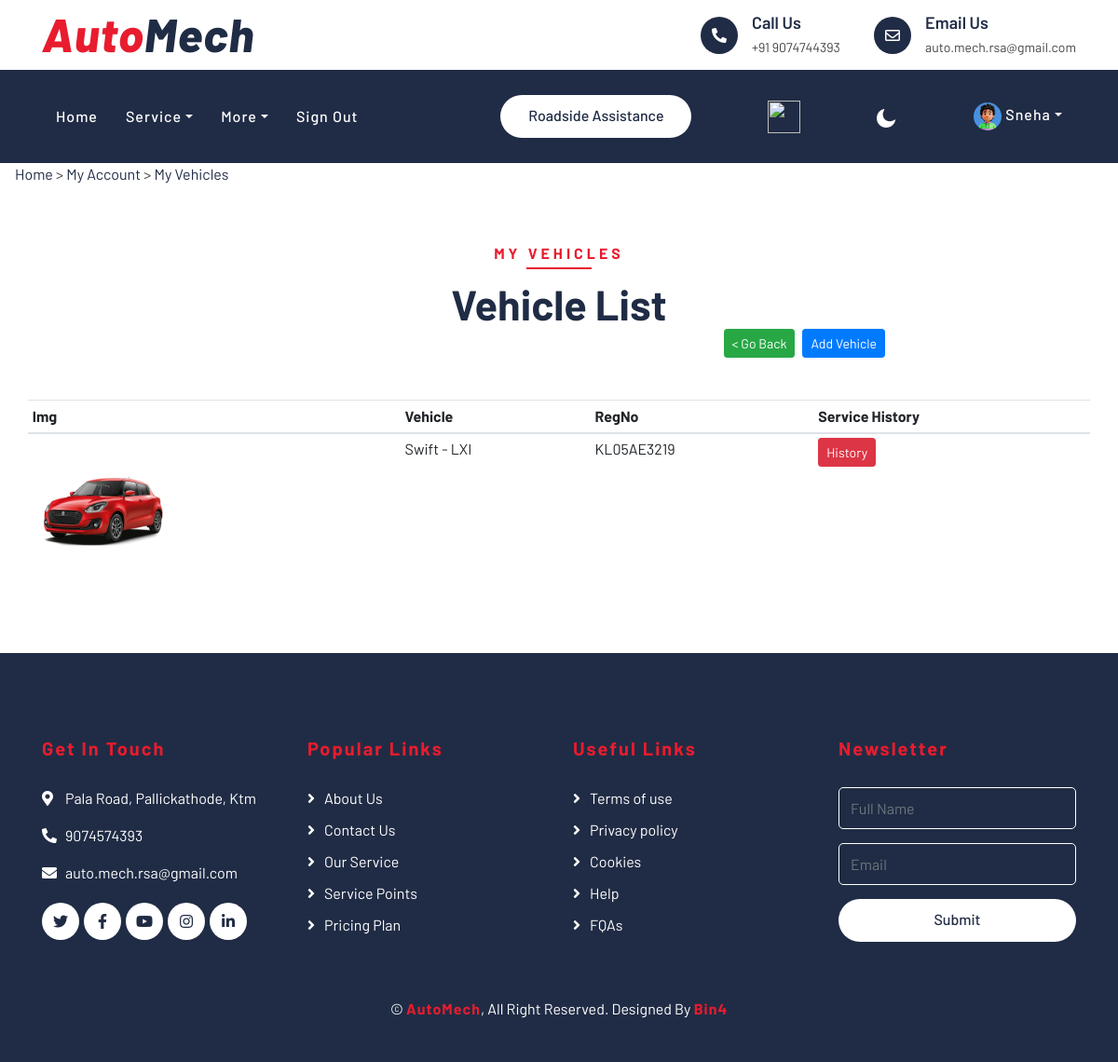
The page /Vehicles (signed in) on the database its author committed.
### client/models.py (models this page shows, shortened)
class User(AbstractUser):
    email=models.EmailField(max_length=100,unique=True)
    USERNAME_FIELD='email'
    REQUIRED_FIELDS=['first_name', 'last_name']
    class Role(models.TextChoices):
        ADMIN="ADMIN",'Admin'
        MECHANIC="MECHANIC",'Mechanic'
        MANAGER="MANAGER",'Manager'
        CLIENT="CLIENT",'Client'
    slug = models.SlugField(unique=True,blank=True)
    base_role = Role.CLIENT
    role = models.CharField(max_length=50, choices=Role.choices)
    objects = CustomUserManager()

class Vehicleinfo(models.Model):
    client = models.ForeignKey(User, on_delete=models.CASCADE)
    model_variant = models.ForeignKey(ModelVariant, on_delete=models.CASCADE)
    vehicle_Regno = models.CharField(max_length=20, unique=True)

class ModelVariant(models.Model):
    model = models.ForeignKey(CarModel, on_delete=models.CASCADE)
    fuel_type = models.ForeignKey(Fueltype, on_delete=models.CASCADE)
    torque = models.CharField(max_length=50)
    bhp = models.CharField(max_length=50)
    engine = models.CharField(max_length=50)
    transmission = models.ForeignKey( transmissionType , on_delete=models.CASCADE)
    tyre_size = models.CharField(max_length=50)
    variant_name = models.CharField(max_length=50)
    variant_slug = models.SlugField(max_length=100, unique=True, blank=True, null=True)
    def __str__(self):
        return f"{self.model.model_name} - {self.variant_name}"
    class Meta:
        unique_together = ('model', 'variant_name',)

class CarModel(models.Model):
    model_name = models.CharField(max_length=100,unique=True)
    make_company = models.ForeignKey(CarMake, on_delete=models.CASCADE)
    model_Image = models.ImageField(upload_to='model_images/',blank=True, null=True)
    model_slug = models.SlugField(max_length=100, unique=True, blank=True, null=True)
    def __str__(self):
        return self.model_name

### client/views.py (the view, shortened to what this page needs)
# urls.py: path('Vehicles',views.vehicel_details,name='my_vehicles'),
@login_required
@cache_control(no_cache=True, must_revalidate=True, no_store=True, max_age=0)
def vehicel_details(request):
    user = request.user
    vehicles = Vehicleinfo.objects.filter(client = user)
    context = {
        'vehicles' : vehicles,
        'form' : VehicleaddForm()
    }
    return render (request,"client/client_vehicle.html",context)

### templates/client/client_vehicle.html (shortened to what this page needs)
{% extends 'client/base.html' %}
{% block cstyle %}
<link rel="stylesheet" type="text/css" href="https://cdn.datatables.net/1.10.24/css/dataTables.bootstrap4.min.css">
{% endblock %}
{% block content %}
    <p class="ml-3"><a href="{% url 'index' %}">Home</a> > <a href="{% url 'account_profile' %}">My Account</a> > <a href="{% url 'my_vehicles' %}">My Vehicles</a></p>
    <div class="team">
        <div class="container">
            <div class="section-header text-center">
                <p>My Vehicles</p>
                <h2>Vehicle List</h2>
                <ul class="nav justify-content-end">
                    <li class="nav-item">
                      <a class="btn btn-success btn-sm" href="{% url "index" %}">< Go Back</a>
                    </li>
                    <li class="nav-item ml-2">
                        <button type="button" class="btn btn-primary btn-sm" data-toggle="modal" data-target="#exampleModal">
                            Add Vehicle
                        </button>
                    </li>
                </ul>
            </div>
            <div class="row">
                <table class="table  table-sm" id="vehicleTable">
                    <thead class="thead-primary">
                        <tr>
                            <th>Img</th>
                            <th>Vehicle</th>
                            <th>RegNo</th>
                            <th>Service History</th>
                        </tr>
                    </thead>
                    <tbody>
                        {% for vehicle in vehicles %}
                            <tr>
                                <td><img src="{{ vehicle.model_variant.model.model_Image.url }}" class="img-fluid zoom-modimage" alt="Your Image" width="150"></td>
                                <td>{{ vehicle.model_variant }}</td>
                                <td>{{ vehicle.vehicle_Regno }}</td>
                                <td><a href="{% url 'history' vehicle_Regno=vehicle.vehicle_Regno %}" class="btn btn-danger btn-sm">History</a></td>
                            </tr>
                        {% endfor %}
                    </tbody>
                </table>
            </div>
        </div>
    </div>
{% endblock %}

### templates/client/base.html (shortened to what this page needs)
<!DOCTYPE html>
{% load static %} {% comment %} {% load socialaccount %} {% endcomment %}
<html lang="en">
  <head>
    <link href="https://stackpath.bootstrapcdn.com/bootstrap/4.4.1/css/bootstrap.min.css" rel="stylesheet" />
    <link href="https://cdnjs.cloudflare.com/ajax/libs/font-awesome/5.10.0/css/all.min.css" rel="stylesheet" />
    <link href="{% static 'lib/flaticon/font/flaticon.css' %}" rel="stylesheet" />
    <link href="{% static 'lib/animate/animate.min.css' %}" rel="stylesheet" />
    <link href="{% static 'lib/owlcarousel/assets/owl.carousel.min.css' %}" rel="stylesheet" />
    <link rel="stylesheet" href="https://unpkg.com/leaflet@1.9.4/dist/leaflet.css" />
    <link href="{% static 'css/style.css' %}" rel="stylesheet" />
    {% block cstyle %}
    {% endblock %}
  </head>
  <body>
    <div class="top-bar">
      <div class="container">
        <div class="row align-items-center">
          <div class="col-lg-4 col-md-12">
            <div class="logo">
              <a href="index.html">
                <h1>Auto<span>Mech</span></h1>
              </a>
            </div>
          </div>
          <div class="col-lg-8 col-md-7 d-none d-lg-block">
            <div class="row">
              <div class="col-4"></div>
              <div class="col-4">
                <div class="top-bar-item">
                  <div class="top-bar-icon">
                    <i class="fa fa-phone-alt"></i>
                  </div>
                  <div class="top-bar-text">
                    <h3>Call Us</h3>
                    <p>+91 9074744393</p>
                  </div>
                </div>
              </div>
              <div class="col-4">
                <div class="top-bar-item">
                  <div class="top-bar-icon">
                    <i class="far fa-envelope"></i>
                  </div>
                  <div class="top-bar-text">
                    <h3>Email Us</h3>
                    <p>auto.mech.rsa@gmail.com</p>
                  </div>
                </div>
              </div>
            </div>
          </div>
        </div>
      </div>
    </div>
    <div class="nav-bar">
      <div class="container">
        <nav class="navbar navbar-expand-lg bg-dark navbar-dark">
          <div class="collapse navbar-collapse justify-content-between" id="navbarCollapse">
            <div class="navbar-nav mr-auto">
              <a href="/" class="nav-item nav-link {% if request.path == '/' %}{% endif %}">Home</a>
              <div class="nav-item dropdown">
                <a href="#" class="nav-link dropdown-toggle" data-toggle="dropdown">Service</a>
              </div>
              <div class="nav-item dropdown">
                <a href="#" class="nav-link dropdown-toggle" data-toggle="dropdown">More</a>
              </div>
              {% if user.is_authenticated %}
                <a href="{% url 'custom_logout' %}" class="nav-item nav-link">Sign Out</a>
              {% endif %}
            </div>
            <div class="ml-auto">
              <a class="btn btn-custom" id="bookbtn" href="{% url 'rsarequest' %}">Roadside Assistance</a>
            </div>
            <div class="ml-auto">
              <a class="btn" href="{% url 'view_cart' %}"><img src="{% static 'img/add-cart.png' %}" width="35" height="35" /></a>
            </div>
            <div class="ml-auto">
              <img src="{% static 'img/moon.png' %}" id="dark_icon" width="20" height="20" />
            </div>
            <div class="navbar-nav ml-auto">
              {% if user.is_authenticated %}
                <div class="nav-item dropdown">
                  <a href="#" class="nav-link dropdown-toggle" data-toggle="dropdown" id="olaid">
                    {% if uinfo.profile_picture %}
          <img
              src="{{uinfo.profile_picture.url}}"
              alt="user-avatar"
              width="30" height="30"
              id="uploadedAvatar"
              class="rounded-circle"
              />
          {% elif user.socialaccount_set.all.0.get_avatar_url %}
            <img src="{{ user.socialaccount_set.all.0.get_avatar_url }}" class="rounded-circle" alt="Google Profile" width="30" height="30">
          {% else %}
            <img src="/media/profile_pictures/default.jpg"  class="rounded-circle" alt="Default Profile"  width="30" height="30">
          {% endif %}
                    {{ user.first_name }}</a>
                </div>
              {% endif %}
            </div>
          </div>
        </nav>
      </div>
    </div>
     {% block content %}
    {% endblock %}
    <div id="toast-container" class="position-absolute top-0 end-0 p-3">
    </div>
    <div class="footer">
      <div class="container">
        <div class="row">
          <div class="col-lg-3 col-md-6">
            <div class="footer-contact">
              <h2>Get In Touch</h2>
              <p>
                <i class="fa fa-map-marker-alt"></i>Pala Road, Pallickathode, Ktm
              </p>
              <p>
                <i class="fa fa-phone-alt"></i>9074574393
              </p>
              <p>
                <i class="fa fa-envelope"></i>auto.mech.rsa@gmail.com
              </p>
              <div class="footer-social">
                <a class="btn" href=""><i class="fab fa-twitter"></i></a>
                <a class="btn" href=""><i class="fab fa-facebook-f"></i></a>
                <a class="btn" href=""><i class="fab fa-youtube"></i></a>
                <a class="btn" href=""><i class="fab fa-instagram"></i></a>
                <a class="btn" href=""><i class="fab fa-linkedin-in"></i></a>
              </div>
            </div>
          </div>
          <div class="col-lg-3 col-md-6">
            <div class="footer-link">
              <h2>Popular Links</h2>
              <a href="">About Us</a>
              <a href="">Contact Us</a>
              <a href="">Our Service</a>
              <a href="{% url 'map_view' %}">Service Points</a>
              <a href="{% url 'service_cost_finder' %}">Pricing Plan</a>
            </div>
          </div>
          <div class="col-lg-3 col-md-6">
            <div class="footer-link">
              <h2>Useful Links</h2>
              <a href="{% url 'terms' %}" >Terms of use</a>
              <a href="{% url 'privacy' %}">Privacy policy</a>
              <a href="">Cookies</a>
              <a href="">Help</a>
              <a href="">FQAs</a>
            </div>
          </div>
          <div class="col-lg-3 col-md-6">
            <div class="footer-newsletter">
              <h2>Newsletter</h2>
              <form>
                <input class="form-control" placeholder="Full Name" />
                <input class="form-control" placeholder="Email" />
                <button class="btn btn-custom">Submit</button>
              </form>
            </div>
          </div>
        </div>
      </div>
      <div class="container copyright">
        <p>
          &copy; <a href="#">AutoMech</a>, All Right Reserved. Designed By
          <a href="https://.com">Bin4</a>
        </p>
      </div>
    </div>
    {% load sweetify %} {% sweetify %}
  </body>
</html>

### rows shown on the page
User: first_name "Sneha"
Vehicleinfo: model_variant.model.model_Image (picture), model_variant "Swift - LXI", vehicle_Regno "KL05AE3219"
